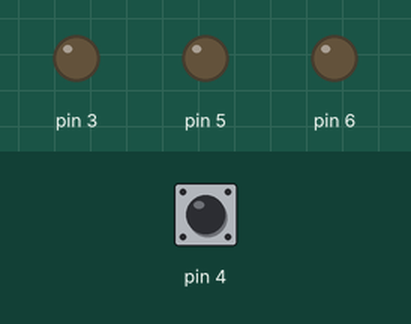
Recording of a sketch running on a simulated Arduino Uno, built with avr-gcc and run on an emulated ATmega328P. Parts: output pins drawn as LEDs (lit = HIGH). Inputs (shaded band) come from the test bench; at power-on: pin 4 HIGH. What the sketch prints to the serial monitor is not drawn.

Above: at 1.2 s.
1.3 s: pin 4 pulled LOW for 0.15 s
At 1.37 s:
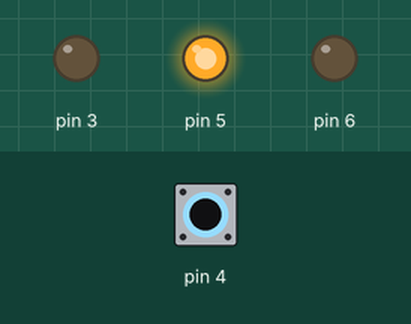
2.9 s: pin 4 pulled LOW for 3.2 s
At 7.4 s:
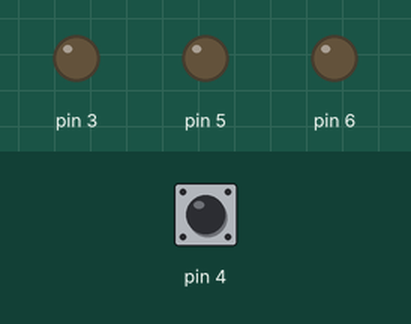
Timing chart, 0 to 8.9 s (numbered marks = the images above; inputs shaded):
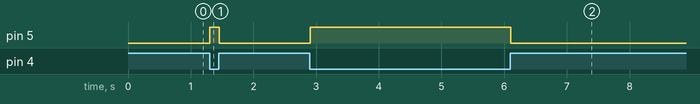

Measured:
- after the input at 1.3 s, pin 5: LOW → HIGH at once, → LOW 0.15 s later
- after the input at 2.9 s, pin 5: LOW → HIGH at once, → LOW 3.2 s later

The sketch:

sketch_sep28b.ino
```cpp
void setup() {
  // put your setup code here, to run once:
pinMode(3,OUTPUT);
  pinMode(5,OUTPUT);
  pinMode(6,OUTPUT);
  pinMode(4, INPUT_PULLUP);
  Serial.begin(9600);
}

void loop() {
  // put your main code here, to run repeatedly:
  Serial.println(digitalRead(4));
  if(digitalRead(4) == 0){
    //analogWrite(3,180);//r
//analogWrite(6,20*0.5);//g
//analogWrite(5,147*0.5);//b

analogWrite(5,255);//b
  }
  else{
    digitalWrite(3,LOW);
    digitalWrite(6,LOW);
    digitalWrite(5,LOW);
  }

}
```
